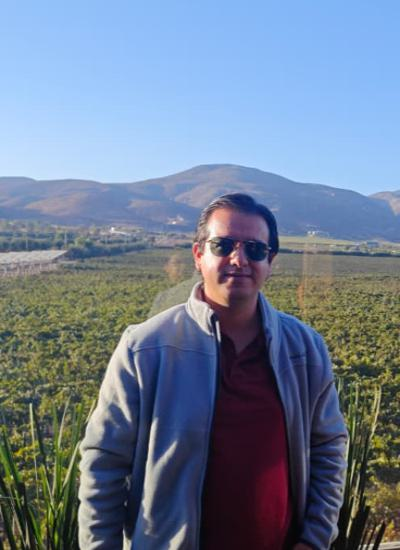
#> input picture about-profile.jpg, 400 x 550 px, given in place of uploaded_media_1775848237653.jpg, which was not available
$ python resize_profile.py
#> lines starting #> are read from the running program, lines starting #| are printed output that depends on the picture; pictures that were not available may be replaced by others from this repository, and a replacement may not be noted
import cv2
import numpy as np
from PIL import Image
import os

img_path = '/home/mdelop/.gemini/antigravity/brain/317178a9-89c8-4349-acdc-ea57c41679ac/uploaded_media_1775848237653.jpg'
out_path = '/home/mdelop/Escritorio/Antigravity/data-science-portfolio/web/profile.jpg'

img = cv2.imread(img_path)
#> img is the input picture: shape (550, 400, 3); mean B, G, R 147.2, 126, 110.9
gray = cv2.cvtColor(img, cv2.COLOR_BGR2GRAY)
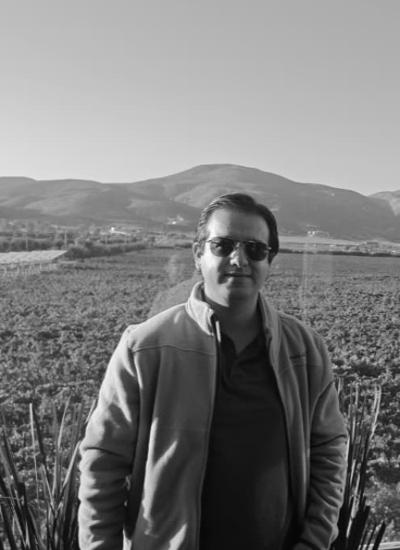
#> gray: shape (550, 400); min 1, max 253, mean 123.9

# Load face cascade
face_cascade = cv2.CascadeClassifier(cv2.data.haarcascades + 'haarcascade_frontalface_default.xml')
faces = face_cascade.detectMultiScale(gray, 1.3, 5)
#> faces = [[194, 216, 83, 83]]

if len(faces) > 0:
    # Get the largest face
    faces = sorted(faces, key=lambda x: x[2]*x[3], reverse=True)
    x, y, w, h = faces[0]
#> x = 194; y = 216; w = 83; h = 83

    # Calculate a square crop around the face, including shoulders
    center_x = x + w//2
#> center_x = 235
    center_y = y + h//2
#> center_y = 257

    size = int(max(w, h) * 2.5) # generous crop around face
#> size = 207
    size = min(size, img.shape[0]) # limit to image height

    x1 = max(0, center_x - size//2)
#> x1 = 132
    y1 = max(0, center_y - int(size * 0.4)) # shift crop slightly up
#> y1 = 175
    x2 = min(img.shape[1], x1 + size)
#> x2 = 339
    y2 = min(img.shape[0], y1 + size)
#> y2 = 382

    # Adjust to make it perfectly square if we hit edges
    actual_w = x2 - x1
#> actual_w = 207
    actual_h = y2 - y1
#> actual_h = 207
    min_dim = min(actual_w, actual_h)
#> min_dim = 207

    crop = img[y1:y1+min_dim, x1:x1+min_dim]
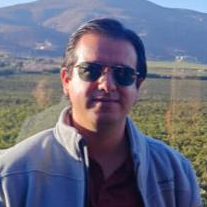
#> crop: shape (207, 207, 3); mean B, G, R 126.4, 107.1, 105.4
else:
    # Fallback to manual crop for lower left (approx user position)
    crop = img[200:700, 100:600]

# Resize to standard size
crop = cv2.resize(crop, (400, 400))
#> crop: shape (400, 400, 3)

# Apply the "make me thinner" effect (scale X slightly and pad, or just resize aspect ratio)
# Let's compress width by 5% and keep height the same
thins_width = int(400 * 0.94)
thin_crop = cv2.resize(crop, (thins_width, 400))
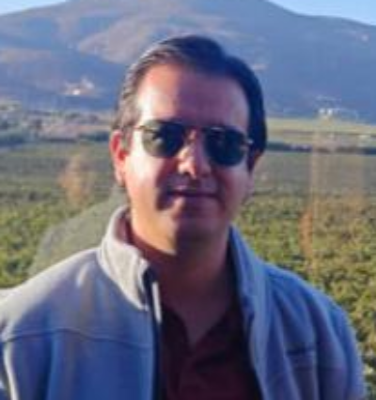
#> thin_crop: shape (400, 376, 3); mean B, G, R 126.2, 107, 105.3
# Now resize back to 400x400 (this stretches the pixels vertically, appearing thinner)
final_crop = cv2.resize(thin_crop, (400, 400))

cv2.imwrite(out_path, final_crop)
print(f"Profile saved to {out_path}")
